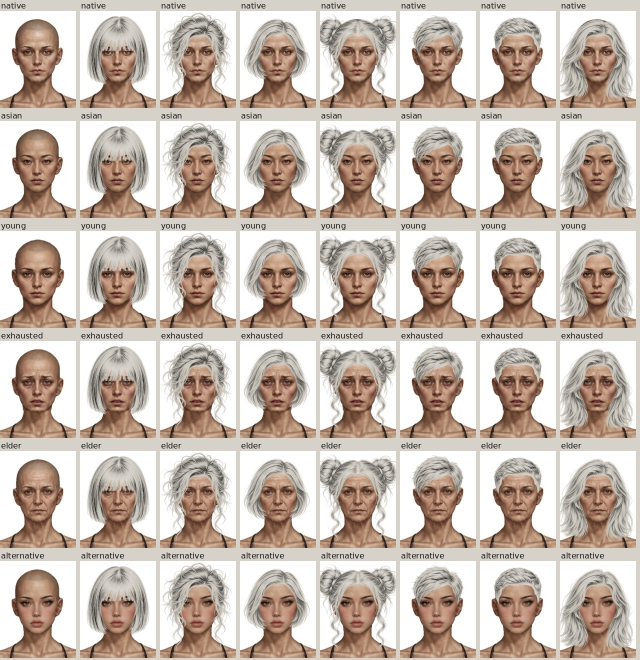
#> input picture review/paper-doll-targeted-fix/matrix-female-white.jpg, 1280 x 1320 px, given in place of male-native-original.jpg, which was not available (shown at 1/2 size)
$ python build-targeted-review.py
#> lines starting #> are read from the running program, lines starting #| are printed output that depends on the picture; pictures that were not available may be replaced by others from this repository, and a replacement may not be noted
"""Assemble comparisons exclusively from captured game-render screenshots."""
from pathlib import Path
from PIL import Image,ImageDraw,ImageFont
from html import escape
import json
ROOT=Path(__file__).resolve().parents[1];P=ROOT/'review/paper-doll-targeted-fix';font=ImageFont.truetype('/usr/share/fonts/truetype/dejavu/DejaVuSans.ttf',16)
for file in sorted((P/'after').glob('*-detail.png')):
 old=P/'before'/file.name
 if not old.exists():continue
 parts=[]
 for f in [old,file]:
  im=Image.open(f);parts.append(im.crop((0,0,568,im.height)))
 out=Image.new('RGB',(1136,max(i.height for i in parts)+30),'#d6d2ca');d=ImageDraw.Draw(out);d.text((8,5),'ДО',fill='#111',font=font);d.text((576,5),'ПІСЛЯ',fill='#111',font=font)
 for j,i in enumerate(parts):out.paste(i,(j*568,30))
 out.save(P/(file.name.replace('-detail.png','-before-after.png')))
for gender in ['male','female']:
 for color in ['original','white']:
  haircount=7 if gender=='male' else 8;sheet=Image.new('RGB',(haircount*160,6*220),'#d6d2ca');d=ImageDraw.Draw(sheet)
#> after `sheet = Image.new('RGB', (haircount * 160, 6 * 220), '#d6d2ca')`:
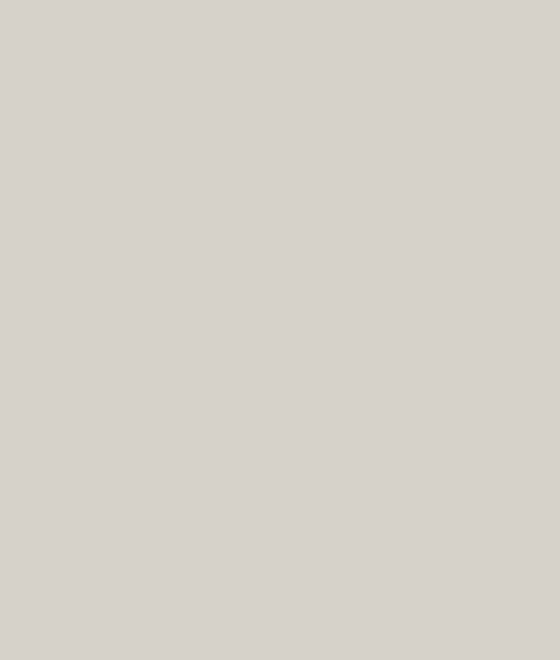
#> sheet: PIL image 1120x1320 RGB (shown at 1/2 size); mean R, G, B 214, 210, 202
  for row,kind in enumerate(['native','face-asian','face-young','face-exhausted','face-elder','face-alternative']):
   im=Image.open(P/'after'/f'{gender}-{kind}-{color}.jpg')
#> im is the input picture: PIL image 1280x1320 RGB; mean R, G, B 200.3, 186.7, 176.6
   for col in range(haircount):
    crop=im.crop((8,24+col*454,344,454+col*454));crop.thumbnail((152,194));sheet.paste(crop,(col*160,row*220+22));d.text((col*160+2,row*220+2),kind.replace('face-',''),fill='#111',font=font)
#> this loop made 7 passes
#> pass 1, `crop = im.crop((8, 24 + col * 454, 344, 454 + col * 454))`:
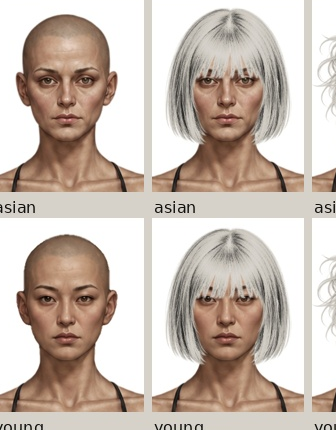
#> crop: PIL image 336x430 RGB; mean R, G, B 202.4, 188.9, 178.9
#> pass 2, `crop = im.crop((8, 24 + col * 454, 344, 454 + col * 454))`:
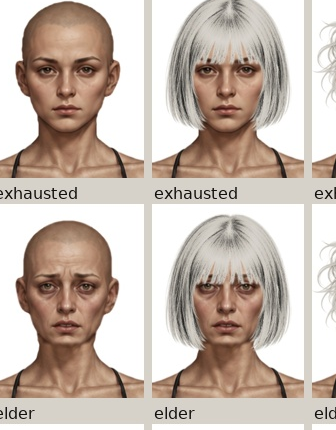
#> crop: PIL image 336x430 RGB; mean R, G, B 200.5, 186.4, 176.3
#> pass 3, `crop = im.crop((8, 24 + col * 454, 344, 454 + col * 454))`:
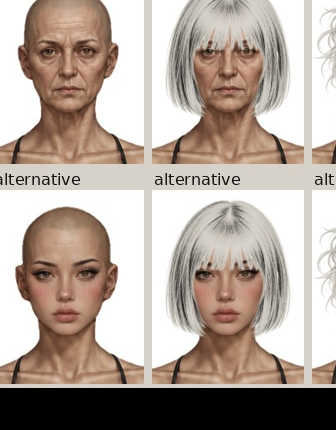
#> crop: PIL image 336x430 RGB; mean R, G, B 180.4, 166.8, 157.3
#> after the loop: crop: PIL image 152x194 RGB; every value is 0
#> after the loop:
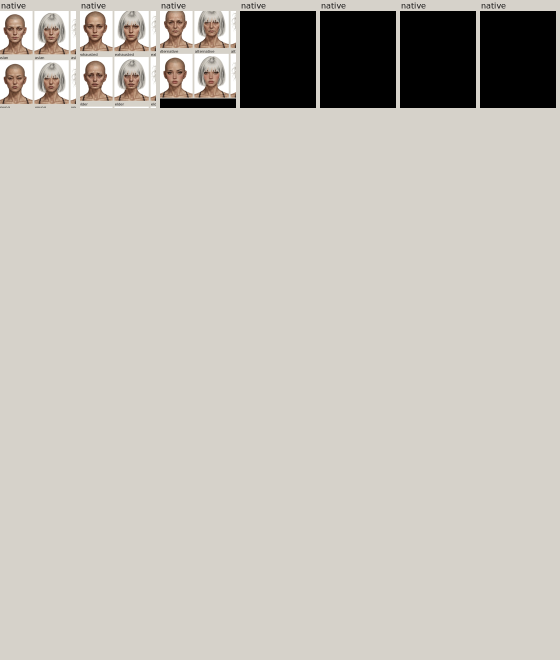
#> sheet: PIL image 1120x1320 RGB (shown at 1/2 size); mean R, G, B 195.6, 191.3, 183.9
#> (the run stopped early here; a loop or call above may not have finished)
